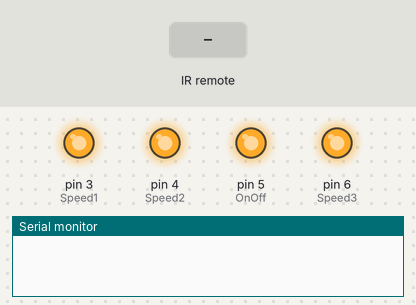
The sketch below on a simulated Arduino Uno, built with avr-gcc and run on an emulated ATmega328P. On the bench: output pins drawn as LEDs (lit = HIGH), the last lines printed to the serial monitor. Inputs (shaded band) come from the test bench.

Above: at 1.2 s.
1.3 s: infrared code 0xCC5B08 received
2.9 s: infrared code 0xCC5B04 received
At 3.6 s:
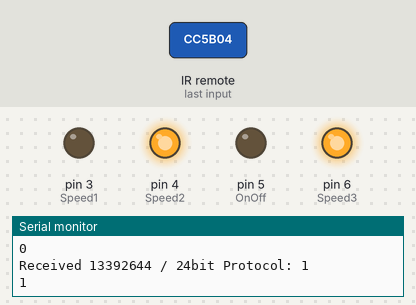
4.5 s: infrared code 0xCC5B02 received
At 6.0 s:
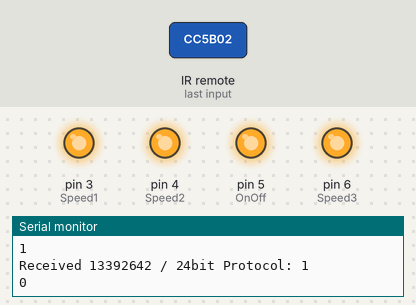
Timing chart, 0 to 7.5 s (numbered marks = the images above; inputs shaded):
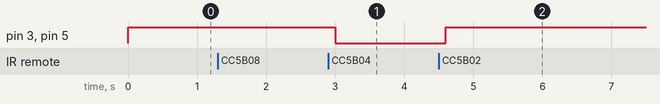

Measured:
- after the input at 2.9 s, pin 3 (Speed1), pin 5 (OnOff): HIGH → LOW after 0.10 s
- after the input at 4.5 s, pin 3 (Speed1), pin 5 (OnOff): LOW → HIGH after 0.10 s

The sketch:

liliya3.ino
```cpp
#include <RCSwitch.h>

RCSwitch mySwitch = RCSwitch();
int x;
int y = 0;
int OnOff = 5;
int Speed1 = 3;
int Speed2 =4;
int Speed3 = 6;

void setup() {
  Serial.begin(9600);
  mySwitch.enableReceive(0);  // Receiver on interrupt 0 => that is pin #2

  pinMode( OnOff,OUTPUT);
  pinMode( Speed1,OUTPUT);
  pinMode( Speed2,OUTPUT);
  pinMode( Speed3,OUTPUT);
  digitalWrite(OnOff,HIGH);
  digitalWrite(Speed1,HIGH);
  digitalWrite(Speed2,HIGH);
  digitalWrite(Speed3,HIGH);


}

int prog1 (){

  long previusMillis = 0;
  long interval;
  int t[] = {30000,44000,60000,73000,80000,87000,90000,118000,122000,136000,142000,152000,165000,175000,180000,187000,194000,213000,23000,239000,247000,253000,315000};
  //int s[] = {1,2,3};
  int i;

  interval = t[0];

 y = 1;
  unsigned long currentMillis = millis();
  if (currentMillis - previusMillis > interval){
    previusMillis = currentMillis;
    for (i = 0; i < 23; i = i + 1) {
  interval = t[i];
        }
        if (interval = 30000 ){
          x = 1;
          interval = 0;
          Serial.println(interval);
          }
     }

  }

int liliya (int my){


    switch (my){
      case 13392648:
     if (x>= 0 && x!=3){

        x++;

      }

      break;
       case 13392644:
       if (x <=3 && x!=0){
      --x;
       }
     break;

       case 13392642:
      int p1;
      p1 = prog1();
      //x = 5;
     break;
     case 13392640:


     break;

      }
     /*Serial.println(x);
     switch (x){
      case 0:
       digitalWrite(OnOff,HIGH);
       digitalWrite(Speed1,HIGH);
       digitalWrite(Speed2,HIGH);
       digitalWrite(Speed3,HIGH);
       break;
      case 1:
       digitalWrite(OnOff,LOW);
       digitalWrite(Speed1,LOW);
       digitalWrite(Speed2,HIGH);
       digitalWrite(Speed3,HIGH);
       break;
      case 2:
       digitalWrite(OnOff,LOW);
       digitalWrite(Speed2,LOW);
       digitalWrite(Speed1,HIGH);
       digitalWrite(Speed3,HIGH);
       break;
      case 3:
       digitalWrite(OnOff,LOW);
       digitalWrite(Speed3,LOW);
       digitalWrite(Speed2,HIGH);
       digitalWrite(Speed1,HIGH);
       break;
     }*/

  }

void loop() {


  if (mySwitch.available()) {
    int my = mySwitch.getReceivedValue();
    delay(100);
    int value = mySwitch.getReceivedValue();

    if (value == 0) {
      Serial.print("Unknown encoding");
    } else {
      Serial.print("Received ");
      Serial.print( mySwitch.getReceivedValue() );
      Serial.print(" / ");
      Serial.print( mySwitch.getReceivedBitlength() );
      Serial.print("bit ");
      Serial.print("Protocol: ");
      Serial.println( mySwitch.getReceivedProtocol() );
     // Serial.print(analog);
    }

  mySwitch.resetAvailable();
  Serial.println(x);
     switch (x){
      case 0:
       digitalWrite(OnOff,HIGH);
       digitalWrite(Speed1,HIGH);
       digitalWrite(Speed2,HIGH);
       digitalWrite(Speed3,HIGH);
       break;
      case 1:
       digitalWrite(OnOff,LOW);
       digitalWrite(Speed1,LOW);
       digitalWrite(Speed2,HIGH);
       digitalWrite(Speed3,HIGH);
       break;
      case 2:
       digitalWrite(OnOff,LOW);
       digitalWrite(Speed2,LOW);
       digitalWrite(Speed1,HIGH);
       digitalWrite(Speed3,HIGH);
       break;
      case 3:
       digitalWrite(OnOff,LOW);
       digitalWrite(Speed3,LOW);
       digitalWrite(Speed2,HIGH);
       digitalWrite(Speed1,HIGH);
       break;
     }
  int a;
   if (my != 0){
   a = liliya(my);
    }
  }
int prog;
   if (y = 1){
   prog = prog1();

   }

}
```
